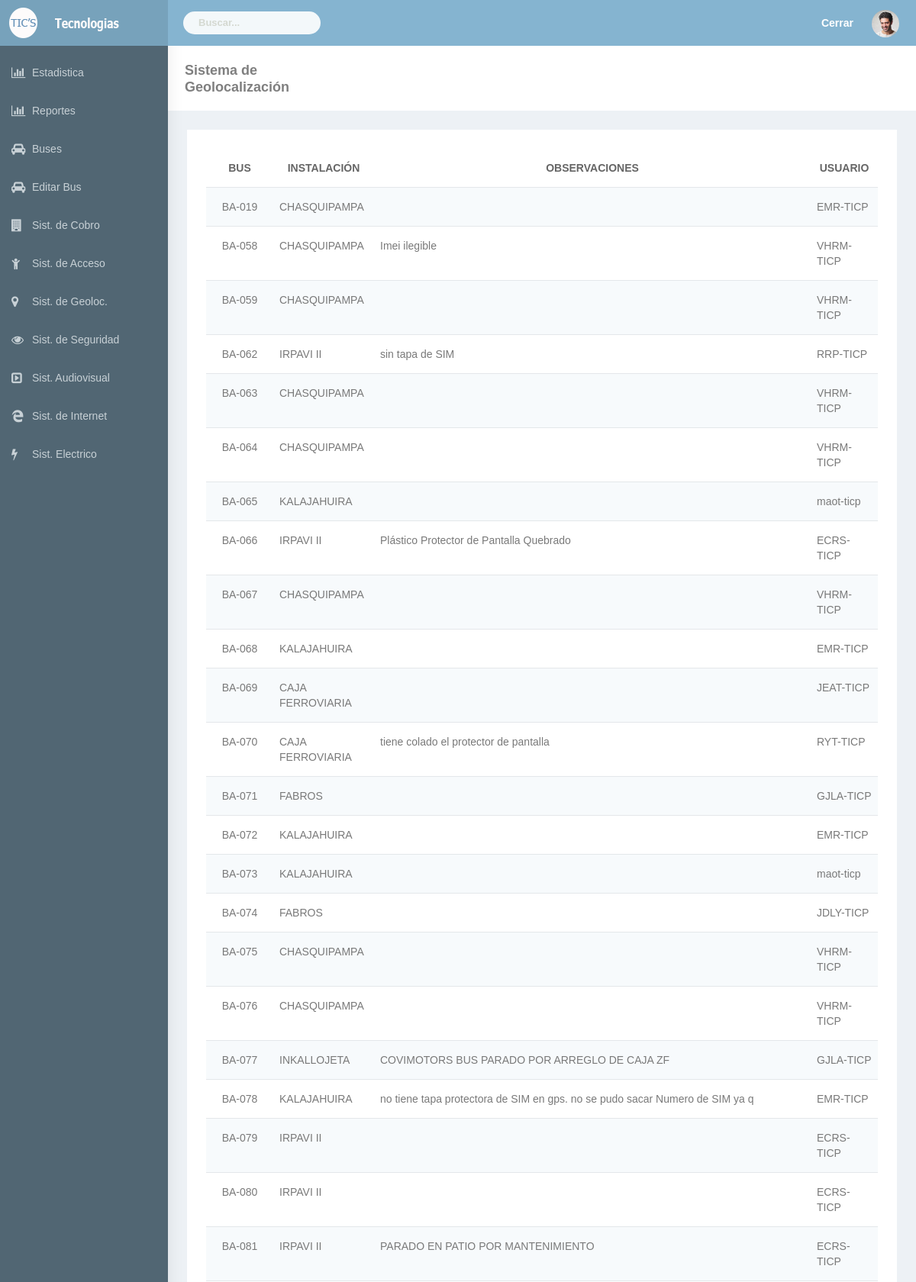
The app's page /html/reporte_geo.php?dato=Conductor&dato3=ubicacion (upper part) with its own data.
### tables this page shows
CREATE TABLE `geolocalizacion` (
  `idgeolocalizacion` int(11) NOT NULL,
  `bus_idbus` int(11) NOT NULL,
  `instalacion_idinstalacion` int(11) NOT NULL,
  `usuario_idusuario` int(11) NOT NULL,
  `estado_operativo_gps` varchar(45) NOT NULL,
  `ubicacion` varchar(45) NOT NULL,
  `imei` varchar(45) NOT NULL,
  `numero_serie` varchar(45) NOT NULL,
  `codigo_gamlp` varchar(45) NOT NULL,
  `cod_gamlp` varchar(45) DEFAULT NULL,
  `sim_card` varchar(45) NOT NULL,
  `numero_sim_card` varchar(45) DEFAULT NULL,
  `numero_serie_sim_card` varchar(45) DEFAULT NULL,
  `gps` varchar(45) NOT NULL,
  `gsm` varchar(45) NOT NULL,
  `handset` varchar(45) NOT NULL,
  `estado_handset` varchar(45) NOT NULL,
  `conector_gps` varchar(45) NOT NULL,
  `display_handset` varchar(45) NOT NULL,
  `botones_handset` varchar(45) NOT NULL,
  `carcasa_handset` varchar(45) NOT NULL,
  `porta_handset` varchar(45) NOT NULL,
  `visualizacion_sistema_gps` varchar(45) NOT NULL,
  `obs` varchar(800) NOT NULL,
  `fecha` datetime NOT NULL
);

CREATE TABLE `bus` (
  `idbus` int(11) NOT NULL,
  `nombre_bus` varchar(45) NOT NULL,
  `placa` varchar(45) DEFAULT NULL,
  `si_cobro` int(11) NOT NULL,
  `si_acceso` int(11) NOT NULL,
  `si_geoloc` int(11) NOT NULL,
  `si_segurida` int(11) NOT NULL,
  `si_audiovicual` int(11) NOT NULL,
  `si_internet` int(11) NOT NULL,
  `si_electrico` int(11) NOT NULL
);

CREATE TABLE `instalacion` (
  `idinstalacion` int(11) NOT NULL,
  `nombre_instalacion` varchar(45) NOT NULL,
  `abreviado` varchar(45) NOT NULL
);

CREATE TABLE `usuario` (
  `idusuario` int(11) NOT NULL,
  `cod_user` varchar(45) DEFAULT NULL,
  `roles_idroles` int(11) NOT NULL,
  `nombre` varchar(45) NOT NULL,
  `paterno` varchar(45) DEFAULT NULL,
  `materno` varchar(45) DEFAULT NULL,
  `ci` varchar(45) NOT NULL,
  `pass` varchar(70) DEFAULT NULL
);

### html/reporte_geo.php (the view, shortened to what this page needs)
<?php
include("header.php");
 ?>
        <div id="page-wrapper">
            <div class="container-fluid">
                <div class="row bg-title">
                    <div class="col-lg-3 col-md-4 col-sm-4 col-xs-12">
                        <h4 class="page-title">Sistema de Geolocalización</h4> </div>
                </div>
                <div class="row">
                    <div class="col-sm-12">
                        <div class="white-box">
                            <div class="table  table-striped table-responsive" id="dvData">
                               <table class="table table-striped  table-condensed text-center"  >
                                    <thead>
                                        <tr>
                                            <th WIDTH="10%" class="text-center"><strong>BUS</strong></th>
                                            <th WIDTH="15%" class="text-center"><strong>INSTALACIÓN</strong> </th>
                                            <th WIDTH="65%" class="text-center"><strong>OBSERVACIONES</strong></th>
                                            <th WIDTH="10%" class="text-center"><strong>USUARIO</strong></th>
                                        </tr>
                                    </thead>
                                   <tbody class="buscar">
                                        <?php
                                        $dato=$_GET['dato'];
										$dato3=$_GET['dato3'];
                                        $dat="  SELECT
												bus.nombre_bus,
												instalacion.nombre_instalacion,
												usuario.cod_user,
												geolocalizacion.obs
												FROM
												geolocalizacion
												INNER JOIN bus ON geolocalizacion.bus_idbus = bus.idbus
												INNER JOIN instalacion ON geolocalizacion.instalacion_idinstalacion = instalacion.idinstalacion
												INNER JOIN usuario ON geolocalizacion.usuario_idusuario = usuario.idusuario
                                                WHERE $dato3='$dato'
                                                ORDER BY bus_idbus ASC";
                                        $da=mysql_query($dat);
                                        while($c = mysql_fetch_assoc($da))
                                        {
                                        ?>
                                        <tr>
										<td class="text-center"> <?php echo $c['nombre_bus'];?> </td>
										<td class="text-left"> <?php echo $c['nombre_instalacion'];?> </td>
										<td class="text-left"> <?php echo $c['obs'];?> </td>
										<td class="text-left"> <?php echo $c['cod_user'];?> </td>
                                        </tr>
                                             <?php }?>
                                    </tbody>
                                </table>
                                 </div>
                        </div>
                    </div>
                </div>
            </div>
<?php  include("foter.php"); ?>

### html/css/colors/blue-dark.css (style rules this page uses)
body { background:#516673 }

### records on screen
geolocalizacion: bus_idbus.nombre_bus "BA-019", instalacion_idinstalacion.nombre_instalacion "CHASQUIPAMPA", usuario_idusuario.cod_user "EMR-TICP"
geolocalizacion: bus_idbus.nombre_bus "BA-058", instalacion_idinstalacion.nombre_instalacion "CHASQUIPAMPA", obs "Imei ilegible", usuario_idusuario.cod_user "VHRM-TICP"
geolocalizacion: bus_idbus.nombre_bus "BA-059", instalacion_idinstalacion.nombre_instalacion "CHASQUIPAMPA", usuario_idusuario.cod_user "VHRM-TICP"
geolocalizacion: bus_idbus.nombre_bus "BA-062", instalacion_idinstalacion.nombre_instalacion "IRPAVI II", obs "sin tapa de SIM", usuario_idusuario.cod_user "RRP-TICP"
geolocalizacion: bus_idbus.nombre_bus "BA-063", instalacion_idinstalacion.nombre_instalacion "CHASQUIPAMPA", usuario_idusuario.cod_user "VHRM-TICP"
geolocalizacion: bus_idbus.nombre_bus "BA-064", instalacion_idinstalacion.nombre_instalacion "CHASQUIPAMPA", usuario_idusuario.cod_user "VHRM-TICP"
geolocalizacion: bus_idbus.nombre_bus "BA-065", instalacion_idinstalacion.nombre_instalacion "KALAJAHUIRA", usuario_idusuario.cod_user "maot-ticp"
geolocalizacion: bus_idbus.nombre_bus "BA-066", instalacion_idinstalacion.nombre_instalacion "IRPAVI II", obs "Plástico Protector de Pantalla Quebrado", usuario_idusuario.cod_user "ECRS-TICP"
geolocalizacion: bus_idbus.nombre_bus "BA-067", instalacion_idinstalacion.nombre_instalacion "CHASQUIPAMPA", usuario_idusuario.cod_user "VHRM-TICP"
geolocalizacion: bus_idbus.nombre_bus "BA-068", instalacion_idinstalacion.nombre_instalacion "KALAJAHUIRA", usuario_idusuario.cod_user "EMR-TICP"
geolocalizacion: bus_idbus.nombre_bus "BA-069", instalacion_idinstalacion.nombre_instalacion "CAJA FERROVIARIA", usuario_idusuario.cod_user "JEAT-TICP"
geolocalizacion: bus_idbus.nombre_bus "BA-070", instalacion_idinstalacion.nombre_instalacion "CAJA FERROVIARIA", obs "tiene colado el protector de pantalla", usuario_idusuario.cod_user "RYT-TICP"
geolocalizacion: bus_idbus.nombre_bus "BA-071", instalacion_idinstalacion.nombre_instalacion "FABROS", usuario_idusuario.cod_user "GJLA-TICP"
geolocalizacion: bus_idbus.nombre_bus "BA-072", instalacion_idinstalacion.nombre_instalacion "KALAJAHUIRA", usuario_idusuario.cod_user "EMR-TICP"
geolocalizacion: bus_idbus.nombre_bus "BA-073", instalacion_idinstalacion.nombre_instalacion "KALAJAHUIRA", usuario_idusuario.cod_user "maot-ticp"
geolocalizacion: bus_idbus.nombre_bus "BA-074", instalacion_idinstalacion.nombre_instalacion "FABROS", usuario_idusuario.cod_user "JDLY-TICP"
geolocalizacion: bus_idbus.nombre_bus "BA-075", instalacion_idinstalacion.nombre_instalacion "CHASQUIPAMPA", usuario_idusuario.cod_user "VHRM-TICP"
geolocalizacion: bus_idbus.nombre_bus "BA-076", instalacion_idinstalacion.nombre_instalacion "CHASQUIPAMPA", usuario_idusuario.cod_user "VHRM-TICP"
geolocalizacion: bus_idbus.nombre_bus "BA-077", instalacion_idinstalacion.nombre_instalacion "INKALLOJETA", obs "COVIMOTORS BUS PARADO POR ARREGLO DE CAJA ZF", usuario_idusuario.cod_user "GJLA-TICP"
geolocalizacion: bus_idbus.nombre_bus "BA-078", instalacion_idinstalacion.nombre_instalacion "KALAJAHUIRA", obs "no tiene tapa protectora de SIM en gps. no se pudo sacar Numero de SIM ya q", usuario_idusuario.cod_user "EMR-TICP"
geolocalizacion: bus_idbus.nombre_bus "BA-079", instalacion_idinstalacion.nombre_instalacion "IRPAVI II", usuario_idusuario.cod_user "ECRS-TICP"
geolocalizacion: bus_idbus.nombre_bus "BA-080", instalacion_idinstalacion.nombre_instalacion "IRPAVI II", usuario_idusuario.cod_user "ECRS-TICP"
geolocalizacion: bus_idbus.nombre_bus "BA-081", instalacion_idinstalacion.nombre_instalacion "IRPAVI II", obs "PARADO EN PATIO POR MANTENIMIENTO", usuario_idusuario.cod_user "ECRS-TICP"
